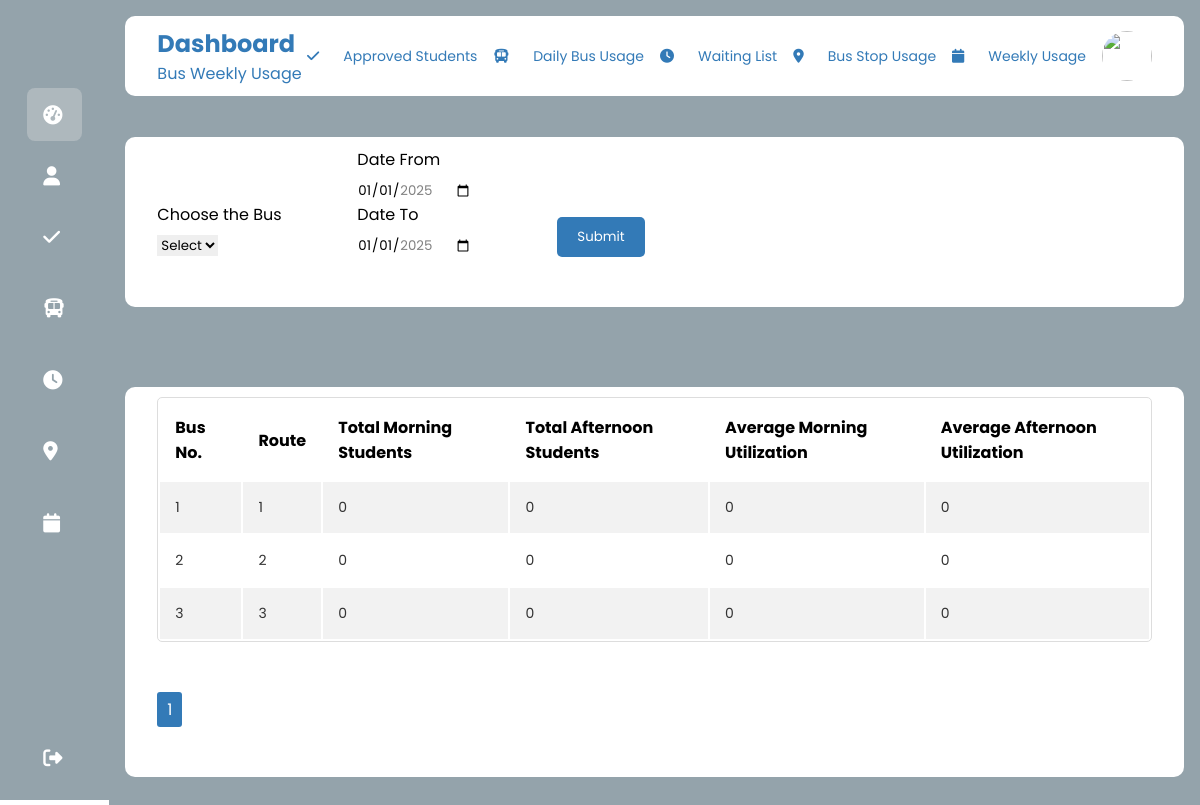
The page /weekly.php on the database its author committed.
### tables this page shows
CREATE TABLE `bus` (
  `BUS_NUM` varchar(50) NOT NULL,
  `CAPACITY` int(100) NOT NULL,
  `ROUTE` int(100) NOT NULL
);

### weekly.php (the view, shortened to what this page needs)
<!DOCTYPE html>
<html lang="en">
<head>
    <link rel="stylesheet" href="style3.css" />
    <link rel="stylesheet" href="https://cdnjs.cloudflare.com/ajax/libs/font-awesome/6.4.0/css/all.min.css" />
</head>
<body>
<div class="sidebar">
    <div class="logo"></div>
    <ul class="menu">
        <li class="active">
            <a href="#">
                <i class="fas fa-tachometer-alt"></i>
            </a>
        </li>
        <li>
            <a href="#">
                <i class="fas fa-user"></i>
            </a>
        </li>
      <li><a href="approved.php">
            <i class="fas fa-check"></i>
        </a></li>
        <li><a href="index.php">
                <i class="fas fa-bus"></i>
            </a></li>
            <li><a href="daily-waiting.php">
                <i class="fas fa-clock"></i>
            </a></li>
            <li><a href="daily.php">
                <i class="fas fa-map-marker-alt"></i>
            </a></li>
            <li><a href="weekly.php">
                <i class="fas fa-calendar"></i>
            </a></li>
        <li class="logout">
            <a href="login.php">
                <i class="fas fa-sign-out-alt" ></i>
            </a>
        </li>
    </ul>
  </div>
  <div class="main--content">
    <div class="header--wrapper">
        <div class="header--title">
            <h2>Dashboard</h2>
            <span>Bus Weekly Usage</span>
        </div>
        <div class="user--info">
        <a href="approved.php">
            <i class="fas fa-check"></i>
            <span>Approved Students</span>
        </a>
        <a href="index.php">
                <i class="fas fa-bus"></i>
                <span>Daily Bus Usage</span>
            </a>
            <a href="daily-waiting.php">
                <i class="fas fa-clock"></i>
                <span>Waiting List</span>
            </a>
            <a href="daily.php">
                <i class="fas fa-map-marker-alt"></i>
                <span>Bus Stop Usage</span>
            </a>
            <a href="weekly.php">
                <i class="fas fa-calendar"></i>
                <span>Weekly Usage</span>
            </a>
            <img src="img/bus-stop3.jpg" alt=""/>
        </div>
    </div>
    <br>
    <div class="container">
        <form method="POST" action="weekly.php">
            <div class="row">
                <div class="col-md-3">
                    <div class="form-group">
                        <label class="control-label">Choose the Bus</label>
                        <select class="form-control" name="bus" title="bus">
                            <option value="">Select</option>
                        </select>
                    </div>
                </div>
                <div class="col-md-3">
                    <div class="form-group">
                        <label class="control-label">Date From</label>
                        <input type="date" class="form-control" title="From" placeholder="Select from" name="fromDate" id="fromDate" value="2025-01-01" min="2025-02-02" max="2025-11-24">
                        <label class="control-label">Date To</label>
                        <input type="date" class="form-control" title="To" placeholder="Select to" name="toDate" id="toDate" value="2025-01-01" min="2025-02-02" max="2025-11-24">
                    </div>
                </div>
                <div class="col-md-3">
                    <div class="form-group" style="padding-top: 24px;">
                        <input type="submit" title="submit" placeholder="Submit" name="submit" class="btn btn-primary" id="submit" value="Submit">
                    </div>
                </div>
            </div>
        </form>
        <div class="row">
            <table class="table">
                <thead>
                    <tr>
                        <th scope="col">Bus No.</th>
                        <th scope="col">Route</th>
                        <th scope="col">Total Morning Students</th>
                        <th scope="col">Total Afternoon Students</th>
                        <th scope="col">Average Morning Utilization</th>
                        <th scope="col">Average Afternoon Utilization</th>
                    </tr>
                </thead>
                <tbody>
                    <?php
                        $limit = 5;
                        $getQuery = "SELECT * FROM bus";
                        $result = mysqli_query($conn, $getQuery);
                        $total_rows = mysqli_num_rows($result);
                        $total_pages = ceil($total_rows / $limit);
                        if (!isset($_GET['page'])) {
                            $page_number = 1;
                        } else {
                            $page_number = $_GET['page'];
                        }
                        $initial_page = ($page_number - 1) * $limit;
                        if (!isset($_POST['submit'])) {
                            $getQuery = "SELECT route, capacity FROM bus LIMIT $initial_page, $limit";
                            getData($getQuery);
                        } else if (isset($_POST['submit']) && !empty($_POST['bus']) && !empty($_POST['fromDate']) && !empty($_POST['toDate'])) {
                            $bus = $_POST['bus'];
                            $fromDate = $_POST['fromDate'];
                            $toDate = $_POST['toDate'];
                            $dateInterval = date_diff(date_create($fromDate), date_create($toDate))->days + 1;
                            $getQuery = "SELECT
                                            bus.route,
                                            bus.capacity,
                                            COALESCE(SUM(morning.morning_count), 0) AS total_mstudents,
                                            COALESCE(SUM(afternoon.afternoon_count), 0) AS total_astudents,
                                            COALESCE((SUM(morning.morning_count)) / $dateInterval, 0) AS average_moccupancy,
                                            COALESCE((SUM(afternoon.afternoon_count)) / $dateInterval, 0) AS average_aoccupancy
                                         FROM
                                            bus
                                         LEFT JOIN (
                                            SELECT route, date, COUNT(DISTINCT Learner_Num) AS morning_count
                                            FROM morning_pickup
                                            WHERE date BETWEEN '$fromDate' AND '$toDate'
                                            GROUP BY route, date
                                         ) AS morning ON morning.route = bus.route
                                         LEFT JOIN (
                                            SELECT route, date, COUNT(DISTINCT Learner_Num) AS afternoon_count
                                            FROM afternoon_dropoff
                                            WHERE date BETWEEN '$fromDate' AND '$toDate'
                                            GROUP BY route, date
                                         ) AS afternoon ON afternoon.route = bus.route
                                         WHERE
                                            bus.route = '$bus'
                                         GROUP BY
                                            bus.route, bus.capacity";
                            getData($getQuery);
                        }
                    ?>
                </tbody>
            </table>
            <div>
                <?php
                for ($page_number = 1; $page_number <= $total_pages; $page_number++) {
                    echo '<a href="weekly.php?page=' . $page_number . '" class="pagination-link">' . $page_number . '</a>';
                }
                ?>
            </div>
        </div>
    </div>
</body>
</html>
<?php
function getData($sql){
    $result = mysqli_query($conn, $sql);
    if (mysqli_num_rows($result) > 0) {
        while ($row = mysqli_fetch_array($result)) {
            echo '<tr>
                <td>' . htmlspecialchars($row['route']) . '</td>
                <td>' . htmlspecialchars($row['route']) . '</td>
                <td>' . htmlspecialchars($row['total_mstudents'] ?? 0) . '</td>
                <td>' . htmlspecialchars($row['total_astudents'] ?? 0) . '</td>
                <td>' . htmlspecialchars($row['average_moccupancy'] ?? 0) . '</td>
                <td>' . htmlspecialchars($row['average_aoccupancy'] ?? 0) . '</td>
            </tr>';
        }
    } else {
        echo '<tr><td colspan="6">No data available for the selected criteria.</td></tr>';
    }
}
?>

### style3.css (style rules this page uses)
* { margin: 0; padding: 0; border: none; outline: none; box-sizing: border-box; font-family: "Poppins", sans-serif; }
body { display:flex; }
.sidebar { display: sticky; }
.sidebar { position: sticky; top: 0; left: 0; bottom: 0; width: 115px; height: 100vh; padding: 0 1.7rem; color: #337ab7; overflow: hidden; transition: all 0.5s liner; background: #94a3ab; }
.logo { height: 80px; padding: 16px; }
.menu { height: 88%; position: relative; list-style: none; padding: 0; }
.menu li { padding: 1rem; margin: 8px 0; border-radius: 8px; transition: all 0.5s ease-in-out; }
.menu li:hover, .active { background: #e0e0e058; }
.menu a { color: #fff; font-size: 14px; text-decoration: none; display: flex; align-items: center; gap: 1.5rem; }
.menu a i { font-size: 1.2rem; }
.logout { position: absolute; bottom: 0; left: 0; width: 100%; }
.user--info a { color: #337ab7; font-size: 14px; text-decoration: none; display: flex; align-items: center; gap: 1.5rem; }
.main--content { position: relative; background: #94a3ab; width: 100%; padding: 1rem; }
.header--wrapper img { width: 50px; height: 50px; cursor: pointer; border-radius: 50%; }
.header--wrapper { display: flex; justify-content: space-between; align-items: center; flex-wrap: wrap; background: #fff; border-radius: 10px; padding: 10px 2rem; margin-bottom: 1rem; }
.header--title { color: #337ab7; }
.user--info { display: flex; align-items: center; gap: 1rem; }
.row { display: flex; flex-direction: row; flex-wrap: wrap; gap: 50px; align-items: flex-end; }
.row { display: flex; flex-direction: row; gap: 50px; align-items: flex-end; background: #fff; border-radius: 10px; padding: 10px 2rem; padding-bottom: 50px; margin-bottom: 5rem; }
.form-group { flex: 1; min-width: 150px; }
#submit { background-color: #337ab7; color: white; border: none; padding: 10px 20px; border-radius: 5px; cursor: pointer; outline: none; text-decoration: none; }
.form-group label { display: block; margin-bottom: 5px; }
table { width: 100%; border-collapse: collapse; }
th { padding: 15px; text-align: left; }
tbody { background: #f2f2f2; }
td { padding: 15px; font-size: 14px; color: #333; }
tr:nth-child(even) { background: #fff; }
table { border-collapse: separate; border-radius: 5px; border: 1px solid #ddd; overflow: hidden; }

### weekly.php (style rules this page uses)
.pagination-link { background: #337ab7; text-decoration: none; margin-right: 1px; color: #fff; padding: 5px 10px; border-radius: 3px; display: inline-block; }

### rows shown on the page
bus: ROUTE "1", total_mstudents "0", total_astudents "0", average_moccupancy "0", average_aoccupancy "0"
bus: ROUTE "2", total_mstudents "0", total_astudents "0", average_moccupancy "0", average_aoccupancy "0"
bus: ROUTE "3", total_mstudents "0", total_astudents "0", average_moccupancy "0", average_aoccupancy "0"
